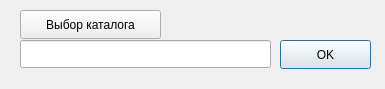
<?xml version="1.0" encoding="UTF-8"?>
<ui version="4.0">
 <class>dialogfilename</class>
 <widget class="QDialog" name="dialogfilename">
  <property name="geometry">
   <rect>
    <x>0</x>
    <y>0</y>
    <width>385</width>
    <height>89</height>
   </rect>
  </property>
  <property name="windowTitle">
   <string>Dialog</string>
  </property>
  <widget class="QPushButton" name="pushButton">
   <property name="geometry">
    <rect>
     <x>280</x>
     <y>40</y>
     <width>91</width>
     <height>29</height>
    </rect>
   </property>
   <property name="text">
    <string>OK</string>
   </property>
  </widget>
  <widget class="QLineEdit" name="lineEdit">
   <property name="geometry">
    <rect>
     <x>20</x>
     <y>40</y>
     <width>251</width>
     <height>28</height>
    </rect>
   </property>
  </widget>
  <widget class="QPushButton" name="dirButton">
   <property name="geometry">
    <rect>
     <x>20</x>
     <y>10</y>
     <width>141</width>
     <height>29</height>
    </rect>
   </property>
   <property name="text">
    <string>Выбор каталога</string>
   </property>
  </widget>
 </widget>
 <resources/>
 <connections/>
</ui>
